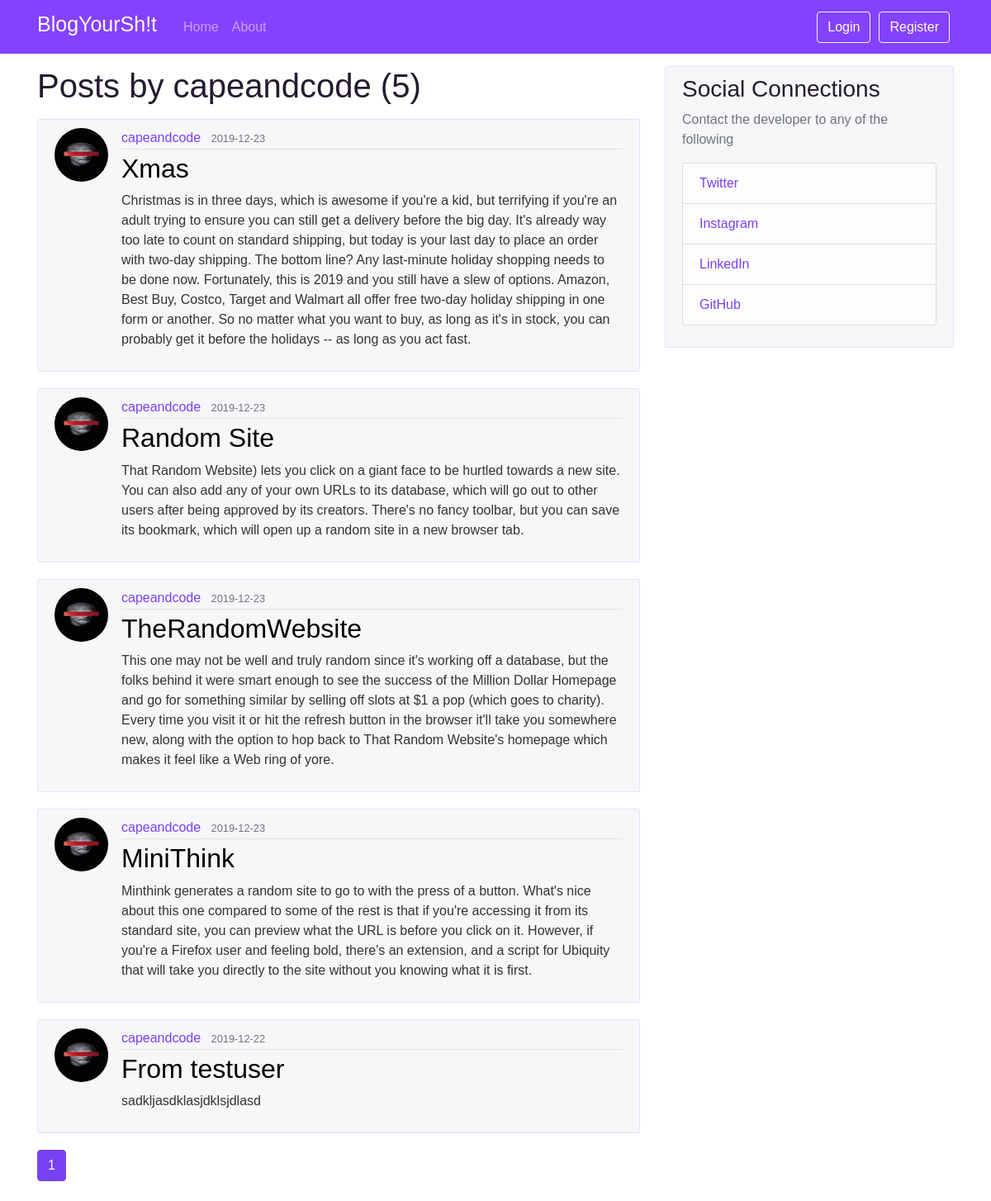
The page /user/capeandcode on the database its author committed.
### flaskblog/models.py (models this page shows, shortened)
class User(db.Model, UserMixin):
    id = db.Column(db.Integer, primary_key = True)
    username = db.Column(db.String(20), unique = True, nullable = False)
    email = db.Column(db.String(120), unique = True, nullable = False)
    image_file = db.Column(db.String(20), nullable = False, default = 'default.jpg')
    password = db.Column(db.String(60), nullable = False,)
    posts = db.relationship('Post', backref = 'author', lazy = True)

class Post(db.Model):
    id = db.Column(db.Integer, primary_key = True)
    title = db.Column(db.String(100), nullable = False)
    date_posted = db.Column(db.DateTime, nullable = False, default = datetime.utcnow)
    content =  db.Column(db.Text, nullable = False)
    user_id = db.Column(db.Integer, db.ForeignKey('user.id'), nullable = False)

### flaskblog/users/routes.py (the view)
@users.route('/user/<string:username>')
def user_posts(username):
    page = request.args.get('page', default = 1, type = int)
    user = User.query.filter_by(username = username).first_or_404()
    posts = Post.query.filter_by(author = user)\
            .order_by(Post.date_posted.desc())\
            .paginate(per_page = 5)
    return render_template('user_posts.html', posts = posts, user = user)

### flaskblog/templates/user_posts.html
{% extends "layout.html" %}
{% block content %}
<h1 class="mb-3">Posts by {{ user.username }} ({{ posts.total }})</h1>
{% for post in posts.items %}
<article class="media content-section">
  <img class = "rounded-circle article-img" src="{{ url_for('static', filename = 'profile_pics/' + post.author.image_file) }}" alt="">
    <div class="media-body">
      <div class="article-metadata">
        <a class="mr-2" href="{{ url_for('users.user_posts', username = post.author.username) }}">{{ post.author.username }}</a>
        <small class="text-muted">{{ post.date_posted.strftime('%Y-%m-%d') }}</small>
      </div>
      <h2><a class="article-title" href="{{ url_for('posts.post', post_id = post.id) }}">{{ post.title }}</a></h2>
      <p class="article-content">{{ post.content }}</p>
    </div>
  </article>
{% endfor %}
{% for page_num in posts.iter_pages(left_edge = 2, right_edge = 1, left_current = 1, right_current = 2) %}
{% if page_num %}
  {% if posts.page == page_num %}
  <a class="btn btn-info mb-4" href="{{ url_for('users.user_posts', username = user.username, page = page_num) }}">{{ page_num }}</a>
  {% else %}
  <a class="btn btn-outline-info mb-4" href="{{ url_for('users.user_posts', username = user.username, page = page_num) }}">{{ page_num }}</a>
  {% endif %}
{% else %}
...
{% endif %}
{% endfor %}
{% endblock content %}

### flaskblog/static/main.css (style rules this page uses)
body { background: #ffffff; font-family:Arial, Helvetica, sans-serif; color: #333333; margin-top: 5rem; }
h1, h2, h3, h4, h5, h6 { font-family:Arial, Helvetica, sans-serif; color: #241b30; }
.content-section { font-family: helvetica, sans-serif; background: #f7f7f9; padding: 10px 20px; border: 1px solid #ebddff; border-radius: 3px; margin-bottom: 20px; }
.article-title { font-family:Arial, Helvetica, sans-serif; color: #000000; }
.article-content { font-family:Arial, Helvetica, sans-serif; white-space: pre-line; }
.article-img { font-family:Arial, Helvetica, sans-serif; height: 65px; width: 65px; margin-right: 16px; }
.article-metadata { font-family:Arial, Helvetica, sans-serif; padding-bottom: 1px; margin-bottom: 4px; border-bottom: 1px solid #e3e3e3 }
a { font-family:Arial, Helvetica, sans-serif; color:#7742f5; }
.btn-info { font-family:Arial, Helvetica, sans-serif; color: #faf8ff; background-color: #7742f5; border-color: #7742f5; }

### rows shown on the page
User: username "capeandcode"
Post: image_file (picture), author.username "capeandcode", date_posted "2019-12-23", title "Xmas", content "Christmas is in three days, which is awesome if you're a kid, but terrifying if you're an adult trying to ensure you can still get a delivery before the big day. It's already way too late to count on standard shipping, but today is your last day to place an order with two-day shipping. The bottom line? Any last-minute holiday shopping needs to be done now. Fortunately, this is 2019 and you still have a slew of options. Amazon, Best Buy, Costco, Target and Walmart all offer free two-day holiday shipping in one form or another. So no matter what you want to buy, as long as it's in stock, you can probably get it before the holidays -- as long as you act fast."
Post: image_file (picture), author.username "capeandcode", date_posted "2019-12-23", title "Random Site", content "That Random Website) lets you click on a giant face to be hurtled towards a new site. You can also add any of your own URLs to its database, which will go out to other users after being approved by its creators. There's no fancy toolbar, but you can save its bookmark, which will open up a random site in a new browser tab."
Post: image_file (picture), author.username "capeandcode", date_posted "2019-12-23", title "TheRandomWebsite", content "This one may not be well and truly random since it's working off a database, but the folks behind it were smart enough to see the success of the Million Dollar Homepage and go for something similar by selling off slots at $1 a pop (which goes to charity). Every time you visit it or hit the refresh button in the browser it'll take you somewhere new, along with the option to hop back to That Random Website's homepage which makes it feel like a Web ring of yore."
Post: image_file (picture), author.username "capeandcode", date_posted "2019-12-23", title "MiniThink", content "Minthink generates a random site to go to with the press of a button. What's nice about this one compared to some of the rest is that if you're accessing it from its standard site, you can preview what the URL is before you click on it. However, if you're a Firefox user and feeling bold, there's an extension, and a script for Ubiquity that will take you directly to the site without you knowing what it is first."
Post: image_file (picture), author.username "capeandcode", date_posted "2019-12-22", title "From testuser", content "sadkljasdklasjdklsjdlasd"

### other values the page prints
{{ posts.total }} "5"
{{ page_num }} "1"
